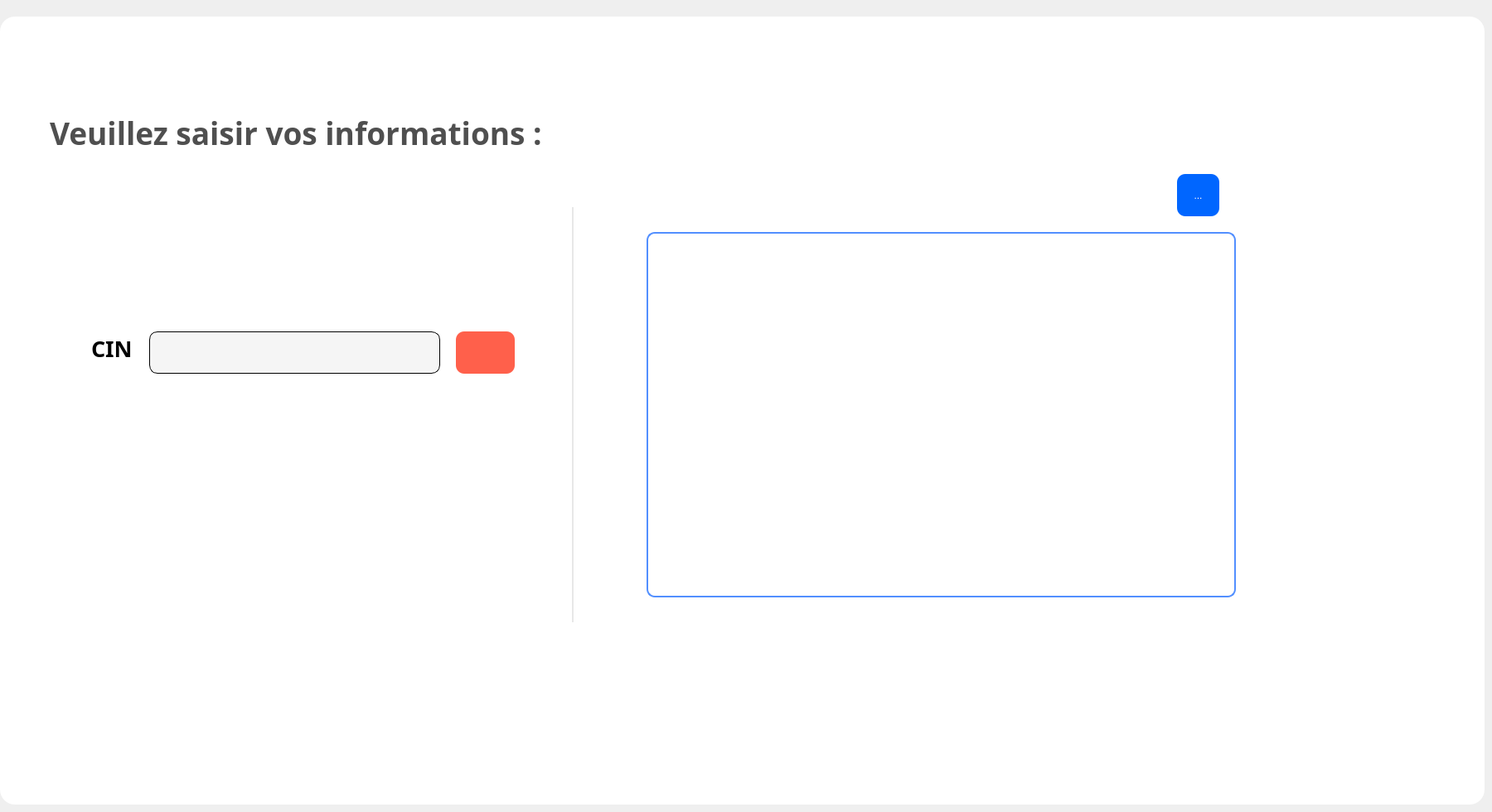
      <widget class="QWidget" name="tab_supprimer_5">
       <attribute name="icon">
        <iconset resource="D:/volve/untitled22/res.qrc">
         <normaloff>:/icon/icons/icons8-poubelle-64.png</normaloff>:/icon/icons/icons8-poubelle-64.png</iconset>
       </attribute>
       <attribute name="title">
        <string>Supprimer</string>
       </attribute>
       <widget class="QFrame" name="frame_24">
        <property name="geometry">
         <rect>
          <x>0</x>
          <y>20</y>
          <width>1791</width>
          <height>951</height>
         </rect>
        </property>
        <property name="styleSheet">
         <string notr="true">border-radius:18px;
background:white;
</string>
        </property>
        <property name="frameShape">
         <enum>QFrame::StyledPanel</enum>
        </property>
        <property name="frameShadow">
         <enum>QFrame::Raised</enum>
        </property>
        <widget class="Line" name="line_15">
         <property name="geometry">
          <rect>
           <x>690</x>
           <y>230</y>
           <width>2</width>
           <height>501</height>
          </rect>
         </property>
         <property name="font">
          <font>
           <pointsize>2</pointsize>
          </font>
         </property>
         <property name="styleSheet">
          <string notr="true">background:rgb(231, 231, 231);</string>
         </property>
         <property name="orientation">
          <enum>Qt::Vertical</enum>
         </property>
        </widget>
        <widget class="QTableView" name="tableView_5">
         <property name="geometry">
          <rect>
           <x>780</x>
           <y>260</y>
           <width>711</width>
           <height>441</height>
          </rect>
         </property>
         <property name="styleSheet">
          <string notr="true">border:2px solid rgb(82, 143, 255);
border-radius: 10px;
background:
</string>
         </property>
        </widget>
        <widget class="QPushButton" name="pushButton_5">
         <property name="geometry">
          <rect>
           <x>550</x>
           <y>380</y>
           <width>71</width>
           <height>51</height>
          </rect>
         </property>
         <property name="styleSheet">
          <string notr="true">QPushButton::hover {
     background: rgb(203, 76, 59);
color:white;
border-radius: 10px;
 }

QPushButton {
    background:rgb(255, 96, 75);
   color:white;
    border-radius: 10px;
 }


</string>
         </property>
         <property name="text">
          <string/>
         </property>
         <property name="icon">
          <iconset>
           <normaloff>../../../Documents/evolve/icons/icons8-delete-trash-24.png</normaloff>../../../Documents/evolve/icons/icons8-delete-trash-24.png</iconset>
         </property>
         <property name="iconSize">
          <size>
           <width>50</width>
           <height>50</height>
          </size>
         </property>
        </widget>
        <widget class="QLabel" name="lab_c_5">
         <property name="geometry">
          <rect>
           <x>110</x>
           <y>370</y>
           <width>51</width>
           <height>61</height>
          </rect>
         </property>
         <property name="font">
          <font>
           <family>Yu Gothic UI Semibold</family>
           <pointsize>20</pointsize>
           <weight>75</weight>
           <bold>true</bold>
          </font>
         </property>
         <property name="text">
          <string>CIN</string>
         </property>
        </widget>
        <widget class="QLineEdit" name="lineEdit_29">
         <property name="geometry">
          <rect>
           <x>180</x>
           <y>380</y>
           <width>351</width>
           <height>51</height>
          </rect>
         </property>
         <property name="styleSheet">
          <string notr="true">border-radius: 10px;
background: #F5F5F5;
border: 1px solid #000000;
padding-bottom:7px;</string>
         </property>
        </widget>
        <widget class="QLabel" name="label_vs_15">
         <property name="geometry">
          <rect>
           <x>60</x>
           <y>100</y>
           <width>711</width>
           <height>81</height>
          </rect>
         </property>
         <property name="font">
          <font>
           <family>Segoe UI Semibold</family>
           <pointsize>28</pointsize>
           <weight>75</weight>
           <bold>true</bold>
          </font>
         </property>
         <property name="styleSheet">
          <string notr="true">color:rgb(79, 79, 79)</string>
         </property>
         <property name="text">
          <string>Veuillez saisir vos informations :</string>
         </property>
        </widget>
        <widget class="QToolButton" name="toolButton_5">
         <property name="geometry">
          <rect>
           <x>1420</x>
           <y>190</y>
           <width>51</width>
           <height>51</height>
          </rect>
         </property>
         <property name="styleSheet">
          <string notr="true">QToolButton {
background:rgb(0, 102, 255);
color:white;
border-radius: 10px;
}

QToolButton::hover
{
background:rgb(0, 51, 162);
color:white;
border-radius: 10px;

}</string>
         </property>
         <property name="text">
          <string>...</string>
         </property>
         <property name="icon">
          <iconset resource="D:/volve/untitled22/res.qrc">
           <normaloff>:/icon/icons/icons8-refresh-100.png</normaloff>:/icon/icons/icons8-refresh-100.png</iconset>
         </property>
         <property name="iconSize">
          <size>
           <width>30</width>
           <height>30</height>
          </size>
         </property>
        </widget>
       </widget>
      </widget>
